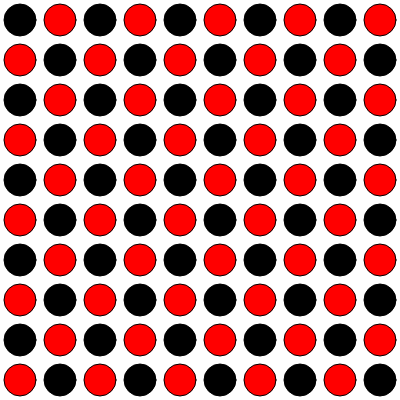
Frame 1 (no input)
Frame 2 (the mouse pressed at the canvas centre, redrawn once): identical to frame 1, image omitted

The p5.js sketch that drew this single still picture (run headless with seeded random() and noise() and a simulated clock; the mouse was pressed at the canvas centre and the sketch redrawn once):

// p5.js sketch
// ── sketch.js
function setup() {
  createCanvas(400, 400);
  noLoop();
}

function draw() {
  background(255);
  let cols = 10;
  let rows = 10;
  let w = width / cols;
  let h = height / rows;

  for (let i = 0; i < cols; i++) {
    for (let j = 0; j < rows; j++) {
      let x = i * w + w / 2;
      let y = j * h + h / 2;
      if ((i + j) % 2 == 0) {
        fill(0);
      } else {
        fill(255, 0, 0);
      }
      ellipse(x, y, w * 0.8, h * 0.8);
    }
  }
}
